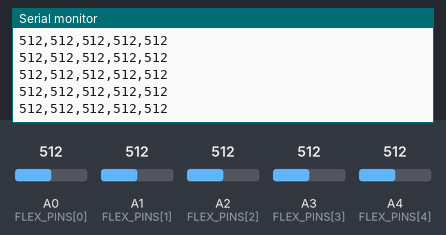
Simulated run of this sketch. Board: Arduino Uno, built with avr-gcc and run on an emulated ATmega328P. Parts: the last lines printed to the serial monitor. The inputs (shaded band) are chosen by the test bench; at power-on: A0 (FLEX_PINS[0]) = 512, A1 (FLEX_PINS[1]) = 512, A2 (FLEX_PINS[2]) = 512, A3 (FLEX_PINS[3]) = 512, A4 (FLEX_PINS[4]) = 512.

Above: at 1.2 s.
1.3 s: A0 (FLEX_PINS[0]) set to 716
At 2.1 s:
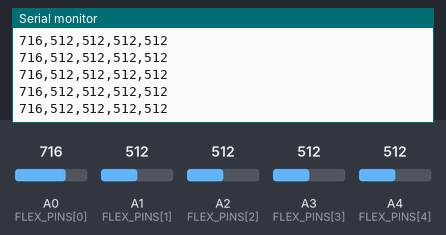
2.8 s: A1 (FLEX_PINS[1]) set to 716
At 3.5 s:
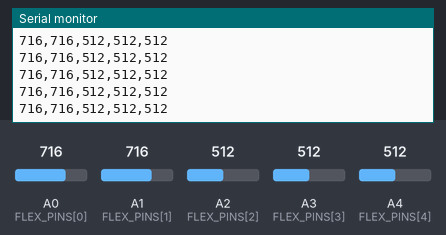
4.3 s: A2 (FLEX_PINS[2]) set to 716
At 4.8 s:
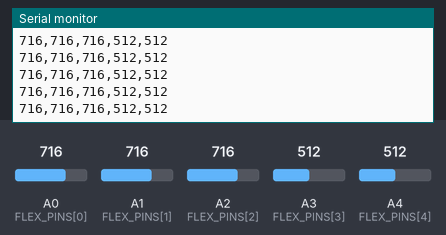
5.8 s: A3 (FLEX_PINS[3]) set to 716
At 6.4 s:
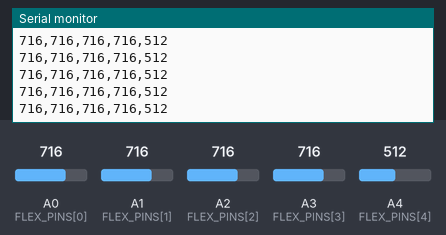
7.3 s: A4 (FLEX_PINS[4]) set to 716
At 8.2 s:
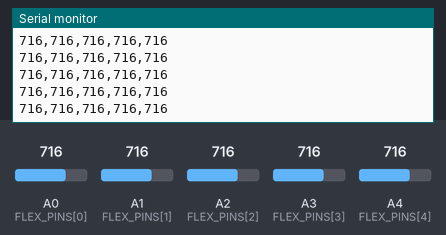
8.8 s: A0 (FLEX_PINS[0]) set to 992
At 9.4 s:
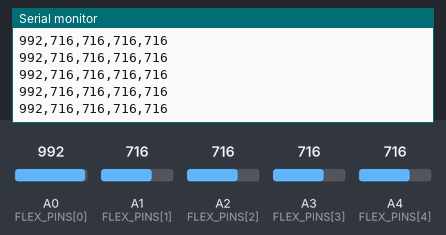
Timing chart, 0 to 11.3 s (numbered marks = the images above; inputs shaded):
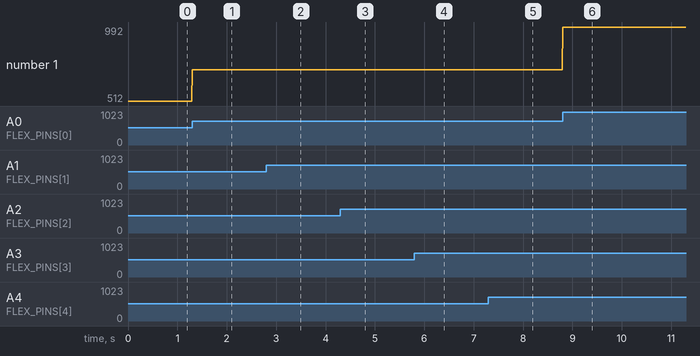

The sketch:

flex_sensor_5ch.ino
```cpp
// Stream five raw flex-sensor ADC channels at 100 Hz.

const uint8_t FLEX_PINS[] = {A0, A1, A2, A3, A4};
const size_t FLEX_COUNT = sizeof(FLEX_PINS) / sizeof(FLEX_PINS[0]);
const unsigned long SAMPLE_PERIOD_US = 10000;

unsigned long nextSampleUs = 0;

void setup() {
  Serial.begin(115200);
  nextSampleUs = micros();
}

void loop() {
  const unsigned long nowUs = micros();
  if ((long)(nowUs - nextSampleUs) < 0) {
    return;
  }
  nextSampleUs += SAMPLE_PERIOD_US;

  for (size_t i = 0; i < FLEX_COUNT; ++i) {
    Serial.print(analogRead(FLEX_PINS[i]));
    Serial.print(i + 1 < FLEX_COUNT ? ',' : '\n');
  }
}
```

Measured:
- after the input at 1.3 s, the serial monitor: prints a new line at once (image 1)
- after the input at 2.8 s, the serial monitor: prints a new line at once (image 2)
- after the input at 4.3 s, the serial monitor: prints a new line at once (image 3)
- after the input at 5.8 s, the serial monitor: prints a new line at once (image 4)
- after the input at 7.3 s, the serial monitor: prints a new line at once (image 5)
- after the input at 8.8 s, the serial monitor: prints a new line at once (image 6)
- plotted number 1: 512 → 716 after the input at 1.3 s, 716 → 992 after the input at 8.8 s
